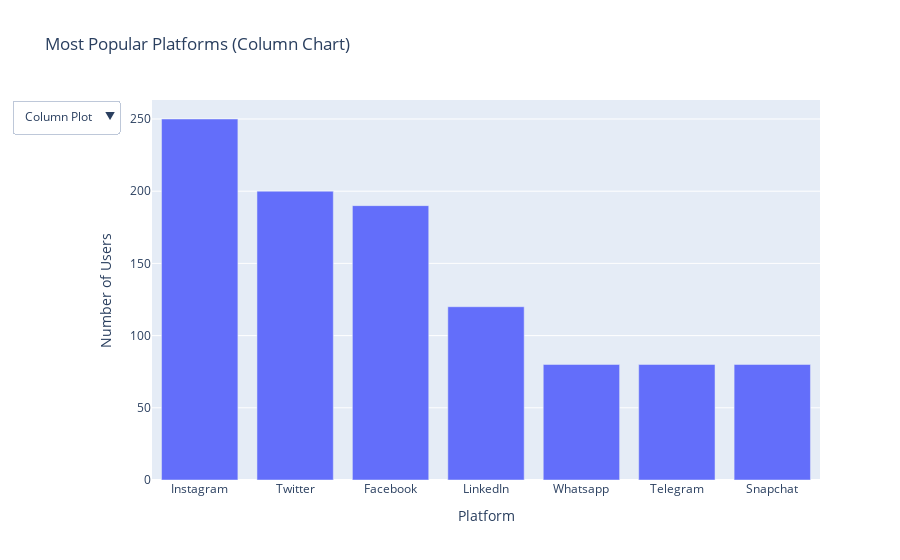

The cell this chart's notebook holds for it:
### Markdown cell above
**Plot 4**

### Code cell
# Count number of users per platform
platform_counts = df['Platform'].value_counts().reset_index()
platform_counts.columns = ['Platform', 'Number of Users']

# Create initial figure (vertical bar chart)
fig = go.Figure()

# Vertical bar (column) trace
fig.add_trace(
    go.Bar(
        x=platform_counts['Platform'],
        y=platform_counts['Number of Users'],
        name='Column Plot',
        visible=True
    )
)

# Horizontal bar trace
fig.add_trace(
    go.Bar(
        x=platform_counts['Number of Users'],
        y=platform_counts['Platform'],
        orientation='h',
        name='Bar Plot',
        visible=False
    )
)

# Add dropdown menu
fig.update_layout(
    updatemenus=[
        dict(
            active=0,
            buttons=list([
                dict(label="Column Plot",
                     method="update",
                     args=[{"visible": [True, False]},
                           {"title": "Most Popular Platforms (Column Chart)",
                            "xaxis": {"title": "Platform"},
                            "yaxis": {"title": "Number of Users"}}]),
                dict(label="Bar Plot",
                     method="update",
                     args=[{"visible": [False, True]},
                           {"title": "Most Popular Platforms (Bar Chart)",
                            "xaxis": {"title": "Number of Users"},
                            "yaxis": {"title": "Platform"}}])
            ]),
            direction="down"
        )
    ],
    title="Most Popular Platforms (Column Chart)",
    xaxis_title="Platform",
    yaxis_title="Number of Users"
)

fig.show()

### Figure 1 — Plotly figure (JSON) as saved in the notebook; plotly's stock layout.template omitted (floating-point values rounded to 4 significant figures)
{"data": [{"name": "Column Plot", "type": "bar", "visible": true, "x": ["Instagram", "Twitter", "Facebook", "LinkedIn", "Whatsapp", "Telegram", "Snapchat"], "y": [250, 200, 190, 120, 80, 80, 80]}, {"name": "Bar Plot", "orientation": "h", "type": "bar", "visible": false, "x": [250, 200, 190, 120, 80, 80, 80], "y": ["Instagram", "Twitter", "Facebook", "LinkedIn", "Whatsapp", "Telegram", "Snapchat"]}], "layout": {"title": {"text": "Most Popular Platforms (Column Chart)"}, "updatemenus": [{"active": 0, "buttons": [{"args": [{"visible": [true, false]}, {"title": "Most Popular Platforms (Column Chart)", "xaxis": {"title": "Platform"}, "yaxis": {"title": "Number of Users"}}], "label": "Column Plot", "method": "update"}, {"args": [{"visible": [false, true]}, {"title": "Most Popular Platforms (Bar Chart)", "xaxis": {"title": "Number of Users"}, "yaxis": {"title": "Platform"}}], "label": "Bar Plot", "method": "update"}], "direction": "down"}], "xaxis": {"title": {"text": "Platform"}}, "yaxis": {"title": {"text": "Number of Users"}}}}
